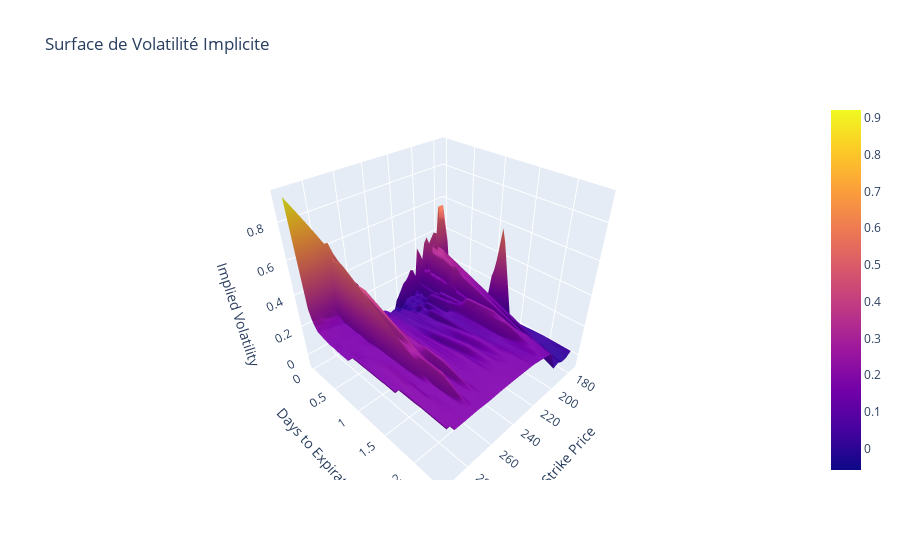

This figure's notebook cell:
### Code cell
import plotly.graph_objects as go
import numpy as np
from scipy.interpolate import griddata

# Exemple de données, remplace-les par tes propres données
X = df_vol['strike']
Y = df_vol['days_to_expiration']
Z = df_vol['implied_volatility']

# Création d'une grille pour interpolation
xi = np.linspace(X.min(), X.max(), 50)
yi = np.linspace(Y.min(), Y.max(), 50)
X_grid, Y_grid = np.meshgrid(xi, yi)
Z_grid = griddata((X, Y), Z, (X_grid, Y_grid), method='linear')

# Création de la surface avec Plotly
fig = go.Figure(data=[go.Surface(z=Z_grid, x=X_grid, y=Y_grid)])

# Labels
fig.update_layout(
    title='Surface de Volatilité Implicite',
    scene=dict(
        xaxis_title='Strike Price',
        yaxis_title='Days to Expiration',
        zaxis_title='Implied Volatility'
    ),
    coloraxis_colorbar=dict(title="Implied Volatility")
)

# Affichage
fig.show()

### Figure 1 — Plotly figure (JSON) as saved in the notebook; plotly's stock layout.template omitted (floating-point values rounded to 4 significant figures; data arrays with more than 128 entries replaced by an {"elided": "..."} marker saying what was removed)
{"data": [{"type": "surface", "x": {"elided": "50x50 float values"}, "y": {"elided": "50x50 float values"}, "z": {"elided": "50x50 float values"}}], "layout": {"coloraxis": {"colorbar": {"title": {"text": "Implied Volatility"}}}, "scene": {"xaxis": {"title": {"text": "Strike Price"}}, "yaxis": {"title": {"text": "Days to Expiration"}}, "zaxis": {"title": {"text": "Implied Volatility"}}}, "title": {"text": "Surface de Volatilité Implicite"}}}
